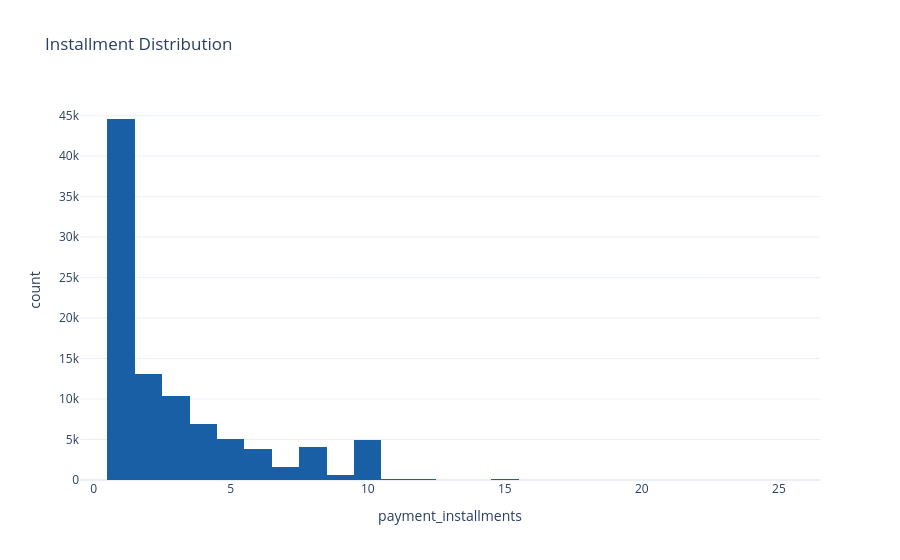
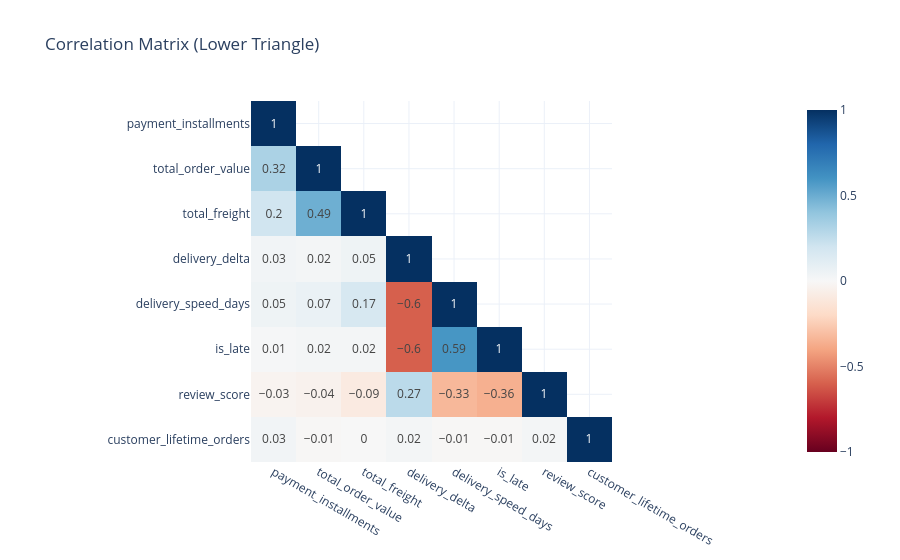
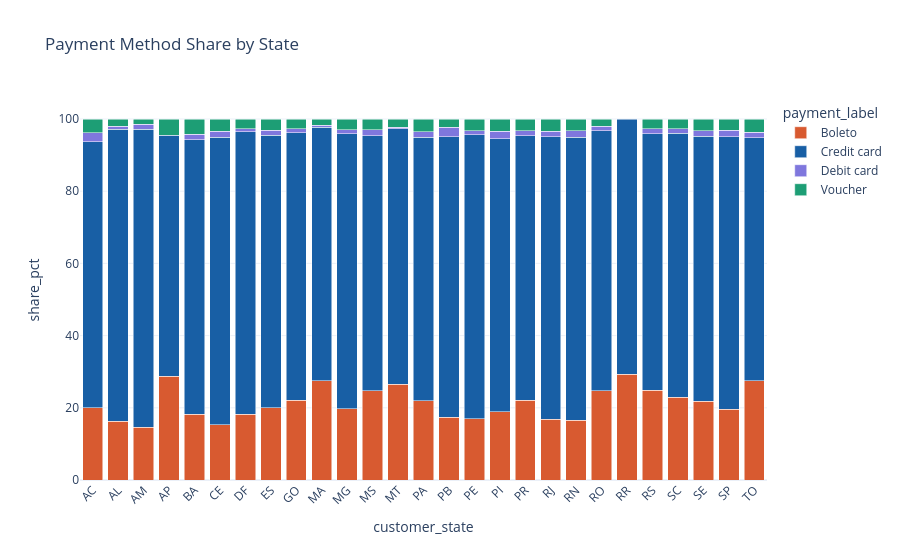

Notebook code cell kept with these figures, in order:
### Markdown cell above
## **EDA**

This section validates hypotheses visually, saves reproducible figure artifacts, and supports interactive exploration via Dash.

- From project root: `python dashboard.py`
- From notebooks folder: `python ..\dashboard.py`
- Then open http://127.0.0.1:8050 in your browser

### Code cell
# Build and persist key EDA figures
FIGURES_DIR = project_root / "outputs" / "figures"
FIGURES_DIR.mkdir(parents=True, exist_ok=True)

BRAZIL_GEOJSON = "https://raw.githubusercontent.com/codeforamerica/click_that_hood/master/public/data/brazil-states.geojson"
COLOR_MAP = {
    "Credit card": "#185FA5",
    "Boleto": "#D85A30",
    "Voucher": "#1D9E75",
    "Debit card": "#7F77DD",
}

eda_figures = {}

fig_installments = px.histogram(
    df_clean,
    x="payment_installments",
    title="Installment Distribution",
    color_discrete_sequence=["#185FA5"],
)
fig_installments.update_layout(template="plotly_white")
eda_figures["installment_distribution"] = fig_installments

corr_cols = [
    "payment_installments",
    "total_order_value",
    "total_freight",
    "delivery_delta",
    "delivery_speed_days",
    "is_late",
    "review_score",
    "customer_lifetime_orders",
]
corr_matrix = df_clean[corr_cols].corr().round(2)
corr_mask = np.triu(np.ones_like(corr_matrix, dtype=bool), k=1)
corr_masked = corr_matrix.where(~corr_mask)
fig_corr = px.imshow(
    corr_masked,
    text_auto=True,
    color_continuous_scale="RdBu",
    zmin=-1,
    zmax=1,
    title="Correlation Matrix (Lower Triangle)",
)
fig_corr.update_layout(template="plotly_white")
eda_figures["correlation_matrix"] = fig_corr

payment_share = df_clean.groupby(["customer_state", "payment_label"]).size().reset_index(name="orders")
payment_share["share_pct"] = (
    payment_share["orders"]
    / payment_share.groupby("customer_state")["orders"].transform("sum")
    * 100
)
fig_payment_share = px.bar(
    payment_share,
    x="customer_state",
    y="share_pct",
    color="payment_label",
    color_discrete_map=COLOR_MAP,
    title="Payment Method Share by State",
)
fig_payment_share.update_layout(template="plotly_white", barmode="stack", xaxis_tickangle=-45)
eda_figures["payment_share_by_state"] = fig_payment_share

late_state = df_clean.groupby("customer_state").agg(
    orders=("order_id", "count"),
    late_orders=("is_late", "sum"),
).reset_index()
late_state["late_rate"] = (late_state["late_orders"] / late_state["orders"]) * 100
fig_late_rate = px.choropleth(
    late_state,
    geojson=BRAZIL_GEOJSON,
    locations="customer_state",
    featureidkey="properties.sigla",
    color="late_rate",
    color_continuous_scale="Reds",
    title="Late Delivery % by State",
)
fig_late_rate.update_geos(fitbounds="locations", visible=False)
fig_late_rate.update_layout(template="plotly_white")
eda_figures["late_delivery_rate_map"] = fig_late_rate

saved_eda_paths = {}
for figure_name, figure in eda_figures.items():
    figure_path = FIGURES_DIR / f"{figure_name}.html"
    figure.write_html(str(figure_path))
    saved_eda_paths[figure_name] = str(figure_path)

print("Saved EDA figures:")
display(pd.DataFrame({"figure": saved_eda_paths.keys(), "path": saved_eda_paths.values()}))

fig_installments.show()
fig_corr.show()
fig_payment_share.show()
fig_late_rate.show()

### Figure 1 — Plotly figure (JSON) as saved in the notebook; plotly's stock layout.template omitted (floating-point values rounded to 4 significant figures; data arrays with more than 128 entries replaced by an {"elided": "..."} marker saying what was removed)
{"data": [{"bingroup": "x", "hovertemplate": "payment_installments=%{x}<br>count=%{y}<extra></extra>", "legendgroup": "", "marker": {"color": "#185FA5", "pattern": {"shape": ""}}, "name": "", "orientation": "v", "showlegend": false, "type": "histogram", "x": {"elided": "95823 float values"}, "xaxis": "x", "yaxis": "y"}], "layout": {"barmode": "relative", "legend": {"tracegroupgap": 0}, "title": {"text": "Installment Distribution"}, "xaxis": {"anchor": "y", "domain": [0, 1], "title": {"text": "payment_installments"}}, "yaxis": {"anchor": "x", "domain": [0, 1], "title": {"text": "count"}}}}

### Figure 2 — Plotly figure (JSON) as saved in the notebook; plotly's stock layout.template omitted (floating-point values rounded to 4 significant figures)
{"data": [{"coloraxis": "coloraxis", "hovertemplate": "x: %{x}<br>y: %{y}<br>color: %{z}<extra></extra>", "name": "0", "texttemplate": "%{z}", "type": "heatmap", "x": ["payment_installments", "total_order_value", "total_freight", "delivery_delta", "delivery_speed_days", "is_late", "review_score", "customer_lifetime_orders"], "xaxis": "x", "y": ["payment_installments", "total_order_value", "total_freight", "delivery_delta", "delivery_speed_days", "is_late", "review_score", "customer_lifetime_orders"], "yaxis": "y", "z": [[1.0, NaN, NaN, NaN, NaN, NaN, NaN, NaN], [0.32, 1.0, NaN, NaN, NaN, NaN, NaN, NaN], [0.2, 0.49, 1.0, NaN, NaN, NaN, NaN, NaN], [0.03, 0.02, 0.05, 1.0, NaN, NaN, NaN, NaN], [0.05, 0.07, 0.17, -0.6, 1.0, NaN, NaN, NaN], [0.01, 0.02, 0.02, -0.6, 0.59, 1.0, NaN, NaN], [-0.03, -0.04, -0.09, 0.27, -0.33, -0.36, 1.0, NaN], [0.03, -0.01, 0.0, 0.02, -0.01, -0.01, 0.02, 1.0]]}], "layout": {"coloraxis": {"cmax": 1, "cmin": -1, "colorscale": [[0, "rgb(103,0,31)"], [0.1, "rgb(178,24,43)"], [0.2, "rgb(214,96,77)"], [0.3, "rgb(244,165,130)"], [0.4, "rgb(253,219,199)"], [0.5, "rgb(247,247,247)"], [0.6, "rgb(209,229,240)"], [0.7, "rgb(146,197,222)"], [0.8, "rgb(67,147,195)"], [0.9, "rgb(33,102,172)"], [1, "rgb(5,48,97)"]]}, "title": {"text": "Correlation Matrix (Lower Triangle)"}, "xaxis": {"anchor": "y", "constrain": "domain", "domain": [0, 1], "scaleanchor": "y"}, "yaxis": {"anchor": "x", "autorange": "reversed", "constrain": "domain", "domain": [0, 1]}}}

### Figure 3 — Plotly figure (JSON) as saved in the notebook; plotly's stock layout.template omitted (floating-point values rounded to 4 significant figures)
{"data": [{"hovertemplate": "payment_label=Boleto<br>customer_state=%{x}<br>share_pct=%{y}<extra></extra>", "legendgroup": "Boleto", "marker": {"color": "#D85A30", "pattern": {"shape": ""}}, "name": "Boleto", "orientation": "v", "showlegend": true, "textposition": "auto", "type": "bar", "x": ["AC", "AL", "AM", "AP", "BA", "CE", "DF", "ES", "GO", "MA", "MG", "MS", "MT", "PA", "PB", "PE", "PI", "PR", "RJ", "RN", "RO", "RR", "RS", "SC", "SE", "SP", "TO"], "xaxis": "x", "y": [20.0, 16.24, 14.58, 28.79, 18.18, 15.32, 18.16, 19.96, 22.1, 27.53, 19.77, 24.75, 26.51, 21.97, 17.38, 16.97, 18.9, 22.12, 16.85, 16.56, 24.79, 29.27, 24.86, 22.96, 21.86, 19.63, 27.47], "yaxis": "y"}, {"hovertemplate": "payment_label=Credit card<br>customer_state=%{x}<br>share_pct=%{y}<extra></extra>", "legendgroup": "Credit card", "marker": {"color": "#185FA5", "pattern": {"shape": ""}}, "name": "Credit card", "orientation": "v", "showlegend": true, "textposition": "auto", "type": "bar", "x": ["AC", "AL", "AM", "AP", "BA", "CE", "DF", "ES", "GO", "MA", "MG", "MS", "MT", "PA", "PB", "PE", "PI", "PR", "RJ", "RN", "RO", "RR", "RS", "SC", "SE", "SP", "TO"], "xaxis": "x", "y": [73.75, 80.96, 82.64, 66.67, 76.06, 79.65, 78.31, 75.57, 74.1, 70.22, 76.1, 70.67, 70.76, 72.99, 77.73, 78.66, 75.58, 73.18, 78.3, 78.34, 71.9, 70.73, 71.05, 73.12, 73.35, 75.46, 67.4], "yaxis": "y"}, {"hovertemplate": "payment_label=Debit card<br>customer_state=%{x}<br>share_pct=%{y}<extra></extra>", "legendgroup": "Debit card", "marker": {"color": "#7F77DD", "pattern": {"shape": ""}}, "name": "Debit card", "orientation": "v", "showlegend": true, "textposition": "auto", "type": "bar", "x": ["AC", "AL", "AM", "BA", "CE", "DF", "ES", "GO", "MA", "MG", "MS", "MT", "PA", "PB", "PE", "PI", "PR", "RJ", "RN", "RO", "RS", "SC", "SE", "SP", "TO"], "xaxis": "x", "y": [2.5, 0.7614, 1.389, 1.579, 1.571, 0.8213, 1.32, 1.131, 0.5618, 1.196, 1.574, 0.4551, 1.501, 2.539, 1.077, 2.123, 1.469, 1.466, 1.911, 1.24, 1.389, 1.279, 1.497, 1.825, 1.465], "yaxis": "y"}, {"hovertemplate": "payment_label=Voucher<br>customer_state=%{x}<br>share_pct=%{y}<extra></extra>", "legendgroup": "Voucher", "marker": {"color": "#1D9E75", "pattern": {"shape": ""}}, "name": "Voucher", "orientation": "v", "showlegend": true, "textposition": "auto", "type": "bar", "x": ["AC", "AL", "AM", "AP", "BA", "CE", "DF", "ES", "GO", "MA", "MG", "MS", "MT", "PA", "PB", "PE", "PI", "PR", "RJ", "RN", "RO", "RS", "SC", "SE", "SP", "TO"], "xaxis": "x", "y": [3.75, 2.03, 1.389, 4.545, 4.181, 3.456, 2.705, 3.149, 2.672, 1.685, 2.933, 3.004, 2.275, 3.537, 2.344, 3.293, 3.397, 3.224, 3.382, 3.185, 2.066, 2.704, 2.643, 3.293, 3.085, 3.663], "yaxis": "y"}], "layout": {"barmode": "stack", "legend": {"title": {"text": "payment_label"}, "tracegroupgap": 0}, "title": {"text": "Payment Method Share by State"}, "xaxis": {"anchor": "y", "domain": [0, 1], "tickangle": -45, "title": {"text": "customer_state"}}, "yaxis": {"anchor": "x", "domain": [0, 1], "title": {"text": "share_pct"}}}}
